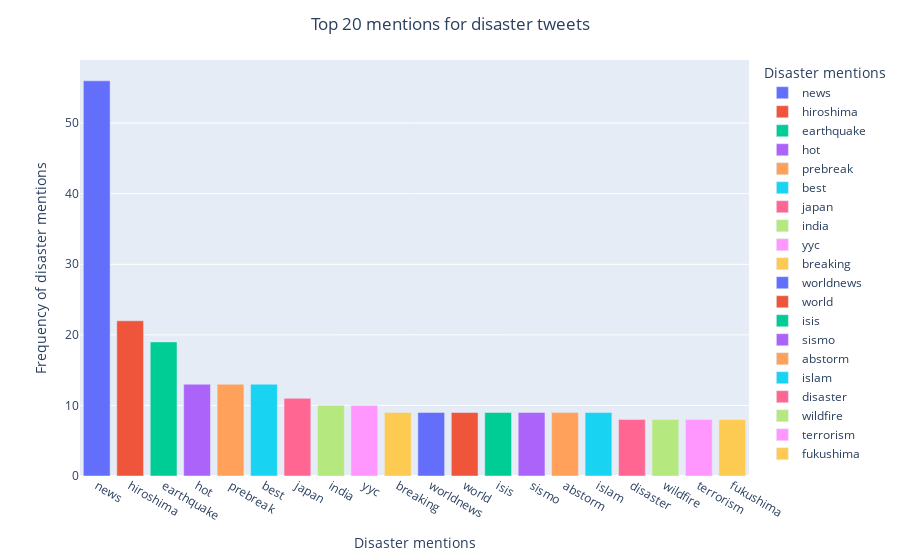

The cell this chart's notebook holds for it:
### Code cell
#Normal histogram of Disaster # words
fig = px.bar(t, x="Disaster mentions", y="Frequency of disaster mentions",
            hover_name="Disaster mentions",color = 'Disaster mentions')
fig.update_layout(title='Top 20 mentions for disaster tweets', title_x=0.5)
fig.show()

### Figure 1 — Plotly figure (JSON) as saved in the notebook; plotly's stock layout.template omitted (floating-point values rounded to 4 significant figures)
{"data": [{"alignmentgroup": "True", "hoverlabel": {"namelength": 0}, "hovertemplate": "<b>%{hovertext}</b><br><br>Disaster mentions=%{x}<br>Frequency of disaster mentions=%{y}", "hovertext": ["news"], "legendgroup": "news", "marker": {"color": "#636efa"}, "name": "news", "offsetgroup": "news", "orientation": "v", "showlegend": true, "textposition": "auto", "type": "bar", "x": ["news"], "xaxis": "x", "y": [56], "yaxis": "y"}, {"alignmentgroup": "True", "hoverlabel": {"namelength": 0}, "hovertemplate": "<b>%{hovertext}</b><br><br>Disaster mentions=%{x}<br>Frequency of disaster mentions=%{y}", "hovertext": ["hiroshima"], "legendgroup": "hiroshima", "marker": {"color": "#EF553B"}, "name": "hiroshima", "offsetgroup": "hiroshima", "orientation": "v", "showlegend": true, "textposition": "auto", "type": "bar", "x": ["hiroshima"], "xaxis": "x", "y": [22], "yaxis": "y"}, {"alignmentgroup": "True", "hoverlabel": {"namelength": 0}, "hovertemplate": "<b>%{hovertext}</b><br><br>Disaster mentions=%{x}<br>Frequency of disaster mentions=%{y}", "hovertext": ["earthquake"], "legendgroup": "earthquake", "marker": {"color": "#00cc96"}, "name": "earthquake", "offsetgroup": "earthquake", "orientation": "v", "showlegend": true, "textposition": "auto", "type": "bar", "x": ["earthquake"], "xaxis": "x", "y": [19], "yaxis": "y"}, {"alignmentgroup": "True", "hoverlabel": {"namelength": 0}, "hovertemplate": "<b>%{hovertext}</b><br><br>Disaster mentions=%{x}<br>Frequency of disaster mentions=%{y}", "hovertext": ["hot"], "legendgroup": "hot", "marker": {"color": "#ab63fa"}, "name": "hot", "offsetgroup": "hot", "orientation": "v", "showlegend": true, "textposition": "auto", "type": "bar", "x": ["hot"], "xaxis": "x", "y": [13], "yaxis": "y"}, {"alignmentgroup": "True", "hoverlabel": {"namelength": 0}, "hovertemplate": "<b>%{hovertext}</b><br><br>Disaster mentions=%{x}<br>Frequency of disaster mentions=%{y}", "hovertext": ["prebreak"], "legendgroup": "prebreak", "marker": {"color": "#FFA15A"}, "name": "prebreak", "offsetgroup": "prebreak", "orientation": "v", "showlegend": true, "textposition": "auto", "type": "bar", "x": ["prebreak"], "xaxis": "x", "y": [13], "yaxis": "y"}, {"alignmentgroup": "True", "hoverlabel": {"namelength": 0}, "hovertemplate": "<b>%{hovertext}</b><br><br>Disaster mentions=%{x}<br>Frequency of disaster mentions=%{y}", "hovertext": ["best"], "legendgroup": "best", "marker": {"color": "#19d3f3"}, "name": "best", "offsetgroup": "best", "orientation": "v", "showlegend": true, "textposition": "auto", "type": "bar", "x": ["best"], "xaxis": "x", "y": [13], "yaxis": "y"}, {"alignmentgroup": "True", "hoverlabel": {"namelength": 0}, "hovertemplate": "<b>%{hovertext}</b><br><br>Disaster mentions=%{x}<br>Frequency of disaster mentions=%{y}", "hovertext": ["japan"], "legendgroup": "japan", "marker": {"color": "#FF6692"}, "name": "japan", "offsetgroup": "japan", "orientation": "v", "showlegend": true, "textposition": "auto", "type": "bar", "x": ["japan"], "xaxis": "x", "y": [11], "yaxis": "y"}, {"alignmentgroup": "True", "hoverlabel": {"namelength": 0}, "hovertemplate": "<b>%{hovertext}</b><br><br>Disaster mentions=%{x}<br>Frequency of disaster mentions=%{y}", "hovertext": ["india"], "legendgroup": "india", "marker": {"color": "#B6E880"}, "name": "india", "offsetgroup": "india", "orientation": "v", "showlegend": true, "textposition": "auto", "type": "bar", "x": ["india"], "xaxis": "x", "y": [10], "yaxis": "y"}, {"alignmentgroup": "True", "hoverlabel": {"namelength": 0}, "hovertemplate": "<b>%{hovertext}</b><br><br>Disaster mentions=%{x}<br>Frequency of disaster mentions=%{y}", "hovertext": ["yyc"], "legendgroup": "yyc", "marker": {"color": "#FF97FF"}, "name": "yyc", "offsetgroup": "yyc", "orientation": "v", "showlegend": true, "textposition": "auto", "type": "bar", "x": ["yyc"], "xaxis": "x", "y": [10], "yaxis": "y"}, {"alignmentgroup": "True", "hoverlabel": {"namelength": 0}, "hovertemplate": "<b>%{hovertext}</b><br><br>Disaster mentions=%{x}<br>Frequency of disaster mentions=%{y}", "hovertext": ["breaking"], "legendgroup": "breaking", "marker": {"color": "#FECB52"}, "name": "breaking", "offsetgroup": "breaking", "orientation": "v", "showlegend": true, "textposition": "auto", "type": "bar", "x": ["breaking"], "xaxis": "x", "y": [9], "yaxis": "y"}, {"alignmentgroup": "True", "hoverlabel": {"namelength": 0}, "hovertemplate": "<b>%{hovertext}</b><br><br>Disaster mentions=%{x}<br>Frequency of disaster mentions=%{y}", "hovertext": ["worldnews"], "legendgroup": "worldnews", "marker": {"color": "#636efa"}, "name": "worldnews", "offsetgroup": "worldnews", "orientation": "v", "showlegend": true, "textposition": "auto", "type": "bar", "x": ["worldnews"], "xaxis": "x", "y": [9], "yaxis": "y"}, {"alignmentgroup": "True", "hoverlabel": {"namelength": 0}, "hovertemplate": "<b>%{hovertext}</b><br><br>Disaster mentions=%{x}<br>Frequency of disaster mentions=%{y}", "hovertext": ["world"], "legendgroup": "world", "marker": {"color": "#EF553B"}, "name": "world", "offsetgroup": "world", "orientation": "v", "showlegend": true, "textposition": "auto", "type": "bar", "x": ["world"], "xaxis": "x", "y": [9], "yaxis": "y"}, {"alignmentgroup": "True", "hoverlabel": {"namelength": 0}, "hovertemplate": "<b>%{hovertext}</b><br><br>Disaster mentions=%{x}<br>Frequency of disaster mentions=%{y}", "hovertext": ["isis"], "legendgroup": "isis", "marker": {"color": "#00cc96"}, "name": "isis", "offsetgroup": "isis", "orientation": "v", "showlegend": true, "textposition": "auto", "type": "bar", "x": ["isis"], "xaxis": "x", "y": [9], "yaxis": "y"}, {"alignmentgroup": "True", "hoverlabel": {"namelength": 0}, "hovertemplate": "<b>%{hovertext}</b><br><br>Disaster mentions=%{x}<br>Frequency of disaster mentions=%{y}", "hovertext": ["sismo"], "legendgroup": "sismo", "marker": {"color": "#ab63fa"}, "name": "sismo", "offsetgroup": "sismo", "orientation": "v", "showlegend": true, "textposition": "auto", "type": "bar", "x": ["sismo"], "xaxis": "x", "y": [9], "yaxis": "y"}, {"alignmentgroup": "True", "hoverlabel": {"namelength": 0}, "hovertemplate": "<b>%{hovertext}</b><br><br>Disaster mentions=%{x}<br>Frequency of disaster mentions=%{y}", "hovertext": ["abstorm"], "legendgroup": "abstorm", "marker": {"color": "#FFA15A"}, "name": "abstorm", "offsetgroup": "abstorm", "orientation": "v", "showlegend": true, "textposition": "auto", "type": "bar", "x": ["abstorm"], "xaxis": "x", "y": [9], "yaxis": "y"}, {"alignmentgroup": "True", "hoverlabel": {"namelength": 0}, "hovertemplate": "<b>%{hovertext}</b><br><br>Disaster mentions=%{x}<br>Frequency of disaster mentions=%{y}", "hovertext": ["islam"], "legendgroup": "islam", "marker": {"color": "#19d3f3"}, "name": "islam", "offsetgroup": "islam", "orientation": "v", "showlegend": true, "textposition": "auto", "type": "bar", "x": ["islam"], "xaxis": "x", "y": [9], "yaxis": "y"}, {"alignmentgroup": "True", "hoverlabel": {"namelength": 0}, "hovertemplate": "<b>%{hovertext}</b><br><br>Disaster mentions=%{x}<br>Frequency of disaster mentions=%{y}", "hovertext": ["disaster"], "legendgroup": "disaster", "marker": {"color": "#FF6692"}, "name": "disaster", "offsetgroup": "disaster", "orientation": "v", "showlegend": true, "textposition": "auto", "type": "bar", "x": ["disaster"], "xaxis": "x", "y": [8], "yaxis": "y"}, {"alignmentgroup": "True", "hoverlabel": {"namelength": 0}, "hovertemplate": "<b>%{hovertext}</b><br><br>Disaster mentions=%{x}<br>Frequency of disaster mentions=%{y}", "hovertext": ["wildfire"], "legendgroup": "wildfire", "marker": {"color": "#B6E880"}, "name": "wildfire", "offsetgroup": "wildfire", "orientation": "v", "showlegend": true, "textposition": "auto", "type": "bar", "x": ["wildfire"], "xaxis": "x", "y": [8], "yaxis": "y"}, {"alignmentgroup": "True", "hoverlabel": {"namelength": 0}, "hovertemplate": "<b>%{hovertext}</b><br><br>Disaster mentions=%{x}<br>Frequency of disaster mentions=%{y}", "hovertext": ["terrorism"], "legendgroup": "terrorism", "marker": {"color": "#FF97FF"}, "name": "terrorism", "offsetgroup": "terrorism", "orientation": "v", "showlegend": true, "textposition": "auto", "type": "bar", "x": ["terrorism"], "xaxis": "x", "y": [8], "yaxis": "y"}, {"alignmentgroup": "True", "hoverlabel": {"namelength": 0}, "hovertemplate": "<b>%{hovertext}</b><br><br>Disaster mentions=%{x}<br>Frequency of disaster mentions=%{y}", "hovertext": ["fukushima"], "legendgroup": "fukushima", "marker": {"color": "#FECB52"}, "name": "fukushima", "offsetgroup": "fukushima", "orientation": "v", "showlegend": true, "textposition": "auto", "type": "bar", "x": ["fukushima"], "xaxis": "x", "y": [8], "yaxis": "y"}], "layout": {"barmode": "relative", "legend": {"title": {"text": "Disaster mentions"}, "tracegroupgap": 0}, "margin": {"t": 60}, "title": {"text": "Top 20 mentions for disaster tweets", "x": 0.5}, "xaxis": {"anchor": "y", "categoryarray": ["news", "hiroshima", "earthquake", "hot", "prebreak", "best", "japan", "india", "yyc", "breaking", "worldnews", "world", "isis", "sismo", "abstorm", "islam", "disaster", "wildfire", "terrorism", "fukushima"], "categoryorder": "array", "domain": [0, 1], "title": {"text": "Disaster mentions"}}, "yaxis": {"anchor": "x", "domain": [0, 1], "title": {"text": "Frequency of disaster mentions"}}}}
